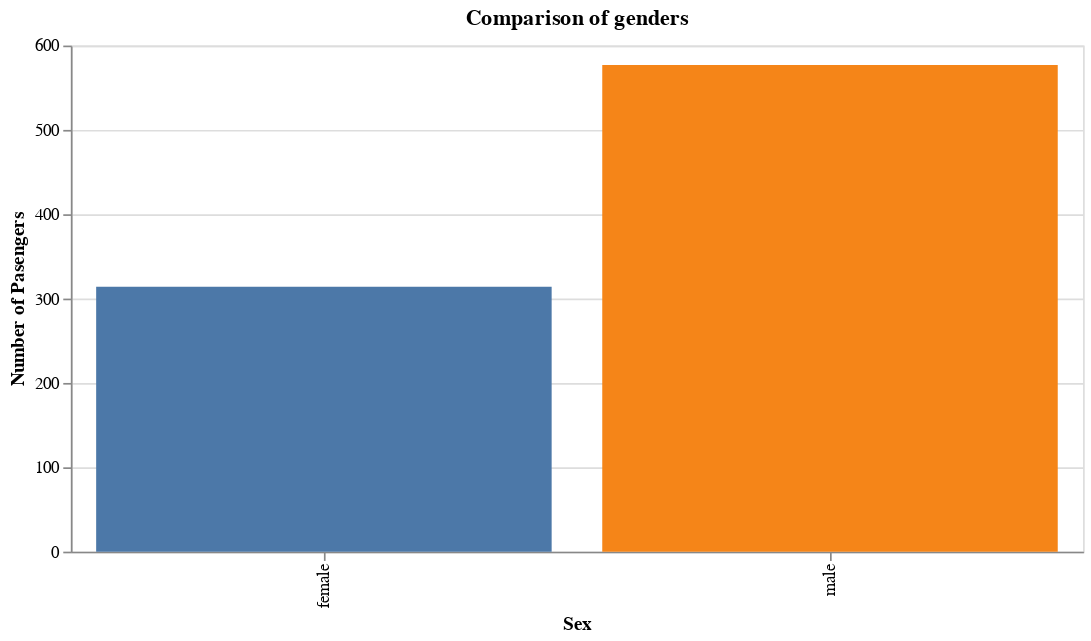

Here is the notebook cell this chart was saved with:
### Code cell
alt.Chart(df).mark_bar().encode(
    alt.X('Sex'),
    alt.Y('count(Sex)', title='Number of Pasengers'),
    alt.Color('Sex', legend=None),
    tooltip=['Sex', 'count(Sex)']
).properties(
    title='Comparison of genders',
    width=600
)

### Figure 1 — Vega-Lite specification as saved in the notebook (floating-point values rounded to 4 significant figures; data arrays with more than 128 entries replaced by an {"elided": "..."} marker saying what was removed)
{"config": {"view": {"continuousWidth": 400, "continuousHeight": 300}}, "data": {"name": "data-17b5a9272cdb76617ac540c5321e65cb"}, "mark": "bar", "encoding": {"color": {"field": "Sex", "legend": null, "type": "nominal"}, "tooltip": [{"field": "Sex", "type": "nominal"}, {"aggregate": "count", "field": "Sex", "type": "nominal"}], "x": {"field": "Sex", "type": "nominal"}, "y": {"aggregate": "count", "field": "Sex", "title": "Number of Pasengers", "type": "nominal"}}, "title": "Comparison of genders", "width": 600, "$schema": "https://vega.github.io/schema/vega-lite/v4.17.0.json", "datasets": {"data-17b5a9272cdb76617ac540c5321e65cb": {"elided": "891 records"}}}
